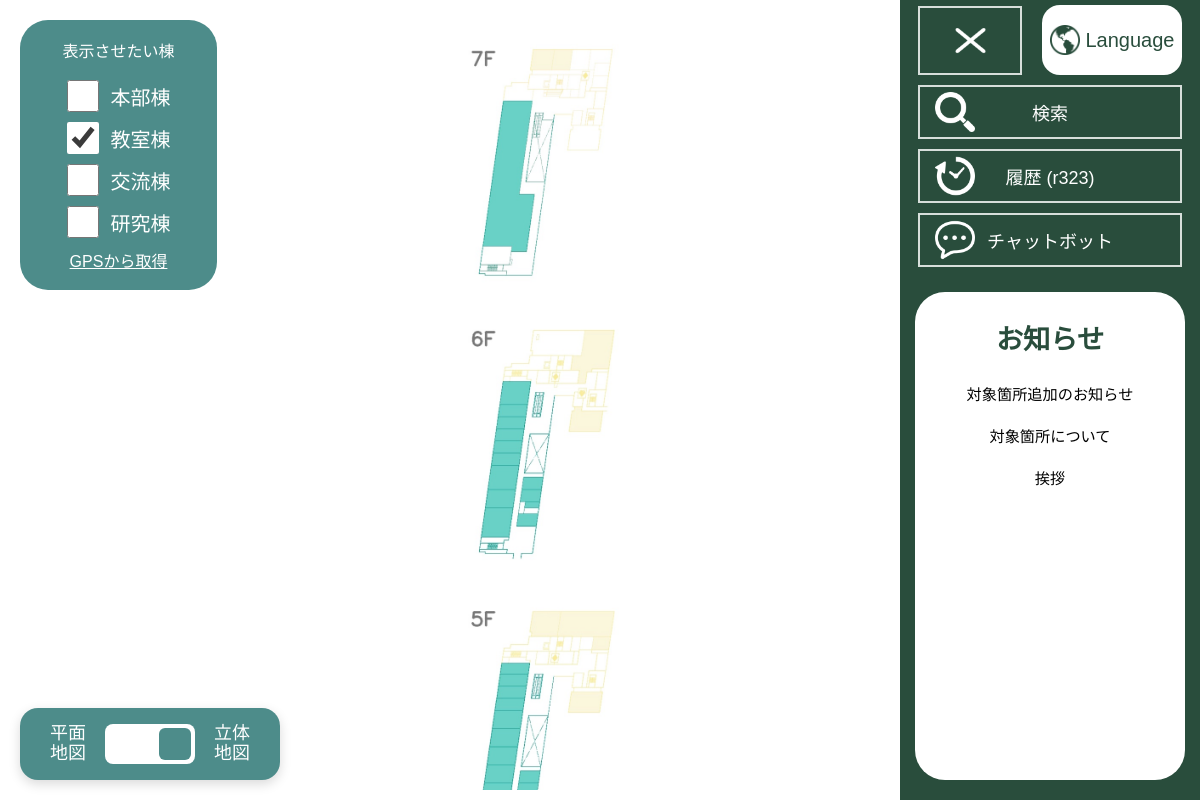
The page / (signed in) on the database its author committed.
### toyosu_campus_navi/models.py (models this page shows)
class UserInfo(AbstractUser):
    language = models.CharField(max_length=16, default="ja")

class Notice(models.Model):
    notice_ID = models.UUIDField(
        primary_key=True, default=uuid.uuid4, editable=False, verbose_name="ID"
    )
    created_at = models.DateTimeField(auto_now_add=True, verbose_name="作成日時")
    updated_at = models.DateTimeField(auto_now=True, verbose_name="更新日時")
    title = models.CharField(blank=False, max_length=127, verbose_name="タイトル")
    body = models.TextField(blank=False, verbose_name="本文")

### toyosu_campus_navi/views.py (the view, shortened to what this page needs)
class IndexView(View):
    def get(self, request):
        nodes = SectionInfoProcess().get_all_sections(request)
        all_notices = NoticeProcess().get_all_notices(request)
        info_to_send = create_info_to_send(request) | {
            "section_names": [node["section_name"] for node in nodes],
            "notices": all_notices["notices"],
            "notices_alert_message": all_notices["alert_message"],
        }
        search_result = request.session.get("search_result")
        request.session["chat_history"] = ""
        return render(request, "toyosu_campus_navi/index.html", info_to_send)

### toyosu_campus_navi/managements.py (called while the page is built)
    def get_all_notices(self, request):
        try:
            all_notice_object = Notice.objects.all()
            notices = []
            for notice_object in all_notice_object:
                notices.append(
                    {
                        "notice_id": notice_object.notice_ID,
                        "title": notice_object.title,
                        "body": notice_object.body,
                        "created_at": notice_object.created_at.strftime(
                            "%Y-%m-%d %H:%M:%S"
                        ),
                        "updated_at": notice_object.updated_at.strftime(
                            "%Y-%m-%d %H:%M:%S"
                        ),
                    }
                )
            return notices
        except Exception as e:
            print(type(e), e)
            return []

    def get_all_node_coordinates(self, request):
        try:
            all_section_object = Section.objects.all()
            nodes = []
            for section_object in all_section_object:
                section_name = (
                    section_object.building
                    + "_"
                    + section_object.floor
                    + "_"
                    + section_object.section
                )
                nodes.append(
                    {
                        "section_name": section_name,
                        "section_id": section_object.section_ID,
                        "node_x": section_object.node_x,
                        "node_y": section_object.node_y,
                    }
                )
            return nodes
        except Exception as e:
            print(type(e), e)
            return []

### toyosu_campus_navi/processes.py (called while the page is built)
    def get_all_notices(self, request):
        try:
            notices = NoticeManagement().get_all_notices(request)
            if notices is None:
                return {
                    "notices": [],
                    "alert_message": "お知らせを取得できませんでした",
                }
            return {"notices": notices, "alert_message": ""}
        except Exception:
            return {"notices": [], "alert_message": "お知らせを取得できませんでした"}

### templates/toyosu_campus_navi/index.html (shortened to what this page needs)
<!doctype html>
<html lang="ja">
<head>
  {% load static %}
  <link rel="stylesheet" href="{% static 'toyosu_campus_navi/css/style.css' %}" />
</head>
<body>
  <div class="app">
    <div class="main">
        {% load static %}
      <div id="whole-map-image-area">
        {% load static %}
        <div class="map-scroll" style="width: 40%; display:block;" data-wing="教室棟">
          <img class="whole-map-img" src="{% static 'toyosu_campus_navi/image/floor_map/教室棟.jpg' %}" />
        </div>
      </div>
      <div class="map-switches-area">
        <div class="dimention-switch">
          <div class="dimention-label left-label">
            平面<br>地図
          </div>
          <div class="dimention-switch-switch" onclick="toggleDimention(this)">
            <div class="dimention-switch-thumb right"></div>
          </div>
          <div class="dimention-label right-label">
            立体<br>地図
          </div>
        </div>
      </div>
      <div class="wing-switch-menu">
        <div class="wing-switch-title">表示させたい棟</div>
        <div>
          <label><input type="checkbox" onchange="changeWing('本部棟',this)" class="wing-switch" name="wing-switch"
              value="本部棟" /> <span class="wing-name notranslate" data-wing="本部棟">本部棟</span></label>
        </div>
        <div>
          <label><input type="checkbox" onchange="changeWing('教室棟',this)" class="wing-switch" value="教室棟"
              name="wing-switch" checked /> <span class="wing-name notranslate" data-wing="教室棟">教室棟</span></label>
        </div>
        <div>
          <label><input type="checkbox" onchange="changeWing('交流棟',this)" class="wing-switch" value="交流棟"
              name="wing-switch" /> <span class="wing-name notranslate" data-wing="交流棟">交流棟</span></label>
        </div>
        <div>
          <label><input type="checkbox" onchange="changeWing('研究棟',this)" class="wing-switch" value="研究棟"
              name="wing-switch" /> <span class="wing-name notranslate" data-wing="研究棟">研究棟</span></label>
        </div>
        <div onclick="changeWingByLocation()" class="wing-gps-button">GPSから取得</div>
      </div>
        {% load static %}
    </div>
    <div class="sidebar" id="index-sidebar">
      <div class="sidebar-square-group">
        <div class="sidebar-button square" onclick="closeSidebar('index-sidebar', 'sidebar-open-button')">
          {% load static %}
          <img src="{% static 'toyosu_campus_navi/image/cross.png' %}" style="width: 45px" />
        </div>
        <div id="language-button" class="sidebar-button square notranslate" onclick="toggleLanguageMenu()">
          <img src="{% static 'toyosu_campus_navi/image/globe.png' %}" class="language-icon">
          Language
        </div>
      </div>
      <div id="sidebar-buttons">
        <div class="sidebar-button" onclick="selectFromMapMode=false; openModal('search-menu')">
          <img src="{%static 'toyosu_campus_navi/image/search.png' %}" class="menu-icon">
          <span>検索</span>
        </div>
        {% if username == "AnonymousUser" %}
        <div class="sidebar-button" onclick="toggleMenu('sidebar-buttons', 'sidebar-login', '')">
          <img src="{% static 'toyosu_campus_navi/image/human.png' %}" class="menu-icon">
          <span>ログイン</span>
        </div>
        {% else %}
        <div class="sidebar-button" onclick="location.href='./history'">
          <img src="{%static 'toyosu_campus_navi/image/history.png' %}" class="menu-icon">
          <span>履歴 <span class="notranslate">({{ username }})</span></span>
        </div>
        {% endif %}
        <div class="sidebar-button" onclick="openModal('chatbot-menu')">
          <img src="{% static 'toyosu_campus_navi/image/chat.png' %}" class="menu-icon">
          <span>チャットボット</span>
        </div>
      </div>
      <div class="sidebar-notice" id="sidebar-notice">
        <h3 class="notice-title">お知らせ</h3>
        {% for notice in notices reversed %}
        <a class="notice-link" href="/notice/{{notice.notice_id}}">{{notice.title}}</a>
        {% endfor %}
      </div>
    </div>
  </div>
</body>
{% load static %}
</html>

### static/toyosu_campus_navi/css/style.css (style rules this page uses)
* { margin: 0; padding: 0; font-family: "Noto Sans JP", sans-serif; }
body { top: 0 !important; }
html { margin-top: 0 !important; }
.app { width: 100vw; height: 100vh; display: flex; justify-content: flex-start; overflow: hidden; }
.main { position: relative; padding: 10px; flex: 1 1 0; min-width: 0; display: flex; justify-content: center; align-items: center; overflow: hidden; }
#whole-map-image-area { padding-left: 220px; box-sizing: border-box; width: 100%; height: 100%; display: flex; overflow-y: hidden; overflow-x: auto; flex-shrink: 0; }
.map-scroll { height: 100%; overflow-y: auto; overflow-x: hidden; align-items: flex-start; flex-shrink: 0; margin: 0 auto; }
.whole-map-img { width: auto; max-width: 90%; margin: 0 auto; }
.sidebar { display: flex; width: 300px; height: 100vh; background-color: #294d3c; flex-direction: column; justify-content: flex-start; align-items: center; flex-shrink: 0; transition: opacity 0.3s ease; transition: width 0.5s ease; }
.menu-icon { position: absolute; left: 15px; width: 40px; height: 40px; object-fit: contain; }
.sidebar-button { position: relative; display: flex; justify-content: center; align-items: center; background-color: #294d3c; border: 2px solid #d7dfdb; width: 260px; height: 50px; font-size: large; color: white; margin: 5px; cursor: pointer; }
#language-button { background: white; color: #294d3c; border: none; border-radius: 18px; width: 140px; height: 70px; display: flex; align-items: center; justify-content: center; gap: 6px; font-size: 20px; }
.language-icon { width: 30px; height: 30px; }
.sidebar-notice { width: 90%; max-width: 300px; flex: 1; min-height: 0; background: white; border-radius: 30px; padding: 25px 20px; color: #294d3c; box-sizing: border-box; display: flex; flex-direction: column; align-items: center; margin-top: 20px; margin-bottom: 20px; overflow-y: auto; }
.notice-title { font-size: 1.7rem; color: #294d3c; margin-bottom: 25px; }
.notice-link { font-size: 0.95rem; color: black; text-decoration: none; margin-bottom: 20px; }
#sidebar-buttons { display: flex; flex-direction: column; justify-content: center; align-items: center; }
.sidebar-button.square { width: 100px; height: 65px; }
.sidebar-square-group { position: relative; display: flex; gap: 10px; align-items: center; }
.map-switches-area { position: absolute; left: 20px; right: 20px; bottom: 20px; display: flex; align-items: center; gap: 40px; pointer-events: auto; }
.dimention-switch { width: 260px; height: 72px; background: #4d8c8a; border-radius: 18px; display: flex; align-items: center; justify-content: space-around; padding: 0 18px; box-sizing: border-box; box-shadow: 0 4px 12px rgba(0, 0, 0, 0.15); }
.dimention-label { color: white; font-size: 18px; line-height: 1.1; text-align: center; width: 40px; margin: 3px; }
.dimention-switch-switch { width: 90px; height: 40px; background: white; border-radius: 8px; position: relative; cursor: pointer; }
.dimention-switch-thumb { position: absolute; width: 32px; height: 32px; background: #4d8c8a; border-radius: 6px; top: 4px; transition: left 0.3s ease; }
.dimention-switch-thumb.right { left: calc(100% - 36px); }
.wing-switch-menu { position: absolute; top: 20px; left: 20px; display: flex; align-items: center; flex-direction: column; width: 165px; padding: 18px 16px; background: #4d8c8a; border-radius: 28px; color: white; }
.wing-switch-title { margin-bottom: 18px; }
.wing-switch-menu label { display: flex; align-items: center; gap: 12px; font-size: 20px; margin-bottom: 10px; cursor: pointer; }
.wing-switch { width: 32px; height: 32px; accent-color: white; flex-shrink: 0; cursor: pointer; }
.wing-gps-button { text-decoration: underline; cursor: pointer; color: white; }

### rows shown on the page
UserInfo: username "r323"
Notice: title "対象箇所追加のお知らせ"
Notice: title "対象箇所について"
Notice: title "挨拶"
